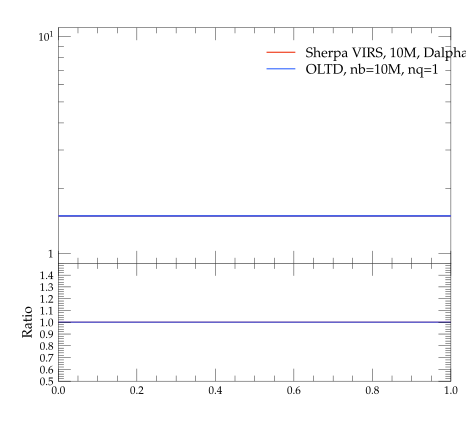

Write the Python code that produced this figure.
#! /usr/bin/env python

# This Python script was auto-generated using YODA v2.0.0.
# Analysis object: /evtb/incCutEg
# Timestamp: 16-04-2024 (10:05:22)

import matplotlib as mpl
import matplotlib.pyplot as plt
mpl.use('Agg') # comment out for interactive use
import os
import numpy as np

plotDir = os.path.split(os.path.realpath(__file__))[0]
if 'YODA_USER_PLOT_PATH' in globals():
    plot_outdir = globals()['YODA_USER_PLOT_PATH']
else:
    plot_outdir = plotDir

#plot style
plt.style.use(os.path.join(plotDir, '../default.mplstyle'))
# plot metadata
figW, figH = plt.rcParams['figure.figsize']
ax_xLabel = r''
ax_yLabel = r''
ax_title  = r''
ax_xScale = 'linear'
ax_yScale = 'log'
xLims = (0.0, 1.0)
yLims = (0.9, 11.0)

# TeX-friendly labels for the legend
labels = [ r"Sherpa VIRS, 10M, Dalpha=0.01", r"OLTD, nb=10M, nq=1" ]

# Create figure and axis objects
fig, (ax, ratio0_ax) = plt.subplots(2, 1, sharex=True,
                  figsize=(figW,figH), gridspec_kw={'height_ratios': (2, 1)})
ratio0_ax.yaxis.set_major_locator(mpl.ticker.MultipleLocator(0.1))
ratio0_ax.set_ylim(0.5, 1.4999)
ratio0_ax.set_ylabel('Ratio')

# LineColor map: curve index -> color
linecolors = {0: '#EE3311', 1: '#3366FF'}
# the numerical data is stored in a separate file
dataf = dict()
prefix = os.path.split(__file__)[0]
if prefix:    prefix = prefix + '/'
exec(open(prefix+'incCutEg__data.py').read(), dataf)


legend_handles = [] # keep track of handles for the legend

# style options for curves
# starts at zorder>=5 to draw curve on top of legend
styles = {
  'curve0': {
    'color' : linecolors[0],
    'linestyle' : '-',
    'marker' : 'o',
    'zorder' : 5,
    'histstyle' : True,
  },
  'curve1': {
    'color' : linecolors[1],
    'linestyle' : '-',
    'marker' : 'o',
    'zorder' : 6,
    'histstyle' : True,
  },
}
# curve from input yoda files in main panel
for label in dataf['yvals'].keys():
    if all(np.isnan(v) for v in dataf['yvals'][label]):
        continue
    tmp = None
    if styles[label]['histstyle']: # draw as histogram
        tmp, = ax.plot(dataf['xedges'], dataf['yedges'][label],
                       color=styles[label]['color'],
                       linestyle=styles[label]['linestyle'],
                       drawstyle='steps-pre', solid_joinstyle='miter',
                       zorder=styles[label]['zorder'], label=label)
        ax.errorbar(dataf['xpoints'], dataf['yvals'][label], color=styles[label]['color'],
                    xerr=dataf['xerrs'], yerr=[dataf['ydowns'][label], dataf['yups'][label]],
                    linestyle='none', zorder=styles[label]['zorder'])
    else: # draw as scatter
        tmp = ax.errorbar(dataf['xpoints'], dataf['yvals'][label],
                          xerr=dataf['xerrs'],
                          yerr=[ dataf['ydowns'][label],
                          dataf['yups'][label] ],
                          fmt=styles[label]['marker'],
                          ecolor=styles[label]['color'],
                          color=styles[label]['color'], zorder=2)
        tmp[-1][0].set_linestyle(styles[label]['linestyle'])
    legend_handles += [tmp]
    for varLabel in dataf['variation_yvals'].keys():
        if varLabel.startswith(label):
            tmp, = ax.plot(dataf['xedges'], dataf['variation_yvals'][varLabel],
                           color=styles[label]['color'],
                           linestyle=styles[label]['linestyle'],
                           drawstyle='steps-pre', solid_joinstyle='miter',
                           zorder=styles[label]['zorder'], alpha=0.5)


# plots on ratio panel
# curve from input yoda files in ratio panel
for label, yvals in dataf['ratio0_yvals'].items():
    if all(np.isnan(v) for v in yvals):
        continue
    if styles[label]['histstyle']: # plot as histogram
        ratio0_ax.plot(dataf['xedges'], yvals,
                       color=styles[label]['color'],
                       linestyle=styles[label]['linestyle'],
                       drawstyle='steps-pre', zorder=1,
                       solid_joinstyle='miter')
        ratio0_ax.vlines(dataf['xpoints'],
                         dataf['ratio0_ymin'][label],
                         dataf['ratio0_ymax'][label],
                         color=styles[label]['color'], zorder=1)
    else: # plot as scatter
        tmp = ratio0_ax.errorbar(dataf['xpoints'],
                                 yvals, xerr=dataf['xerrs'],
                                 yerr=dataf['ratio0_yerrs'][label],
                                 fmt=styles[label]['marker'],
                                 ecolor=styles[label]['color'],
                                 color=styles[label]['color'])
        tmp[-1][0].set_linestyle(styles[label]['linestyle'])

    for varlabel in dataf['ratio0_variation_vals'].keys():
        if varlabel.startswith(label):
            ratio0_ax.plot(dataf['xedges'],
                            dataf['ratio0_variation_vals'][varlabel],
                            color=styles[label]['color'],
                            linestyle=styles[label]['linestyle'],
                            drawstyle='steps-pre', solid_joinstyle='miter',
                            zorder=1, alpha=0.5)

legend_pos = (0.5, 0.97)
ax.legend(legend_handles, labels, loc='upper left', bbox_to_anchor=legend_pos)

# set plot metadata as defined above
ratio0_ax.set_xlabel(ax_xLabel)
ratio0_ax.xaxis.set_label_coords(1., -.15)
ax.set_ylabel(ax_yLabel, loc='top')
ax.set_title(ax_title, loc='left')
ax.set_xscale(ax_xScale)
ax.set_yscale(ax_yScale)
ax.set_xlim(xLims)
ax.set_ylim(yLims)

# tick formatting
plt.rcParams['xtick.top'] = True
plt.rcParams['ytick.right'] = True
ax.yaxis.set_major_locator(mpl.ticker.LogLocator(base=10.0, numticks=np.inf))
ax.yaxis.set_minor_locator(mpl.ticker.LogLocator(
                           base=10.0, subs=np.arange(0.1, 1, 0.1), numticks=np.inf))
fig.align_ylabels((ax, ratio0_ax))
plt.savefig(os.path.join(plot_outdir, 'incCutEg.pdf'), format='PDF')
plt.savefig(os.path.join(plot_outdir, 'incCutEg.png'), format='PNG')

plt.close(fig)
